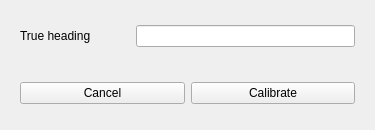
<?xml version="1.0" encoding="UTF-8"?>
<ui version="4.0">
 <class>calibrate_heading_popup</class>
 <widget class="QWidget" name="calibrate_heading_popup">
  <property name="geometry">
   <rect>
    <x>0</x>
    <y>0</y>
    <width>375</width>
    <height>130</height>
   </rect>
  </property>
  <property name="minimumSize">
   <size>
    <width>375</width>
    <height>130</height>
   </size>
  </property>
  <property name="maximumSize">
   <size>
    <width>375</width>
    <height>250</height>
   </size>
  </property>
  <property name="windowTitle">
   <string>Calibrate heading</string>
  </property>
  <layout class="QGridLayout" name="gridLayout">
   <item row="0" column="0">
    <widget class="QFrame" name="frame_2">
     <property name="frameShape">
      <enum>QFrame::NoFrame</enum>
     </property>
     <property name="frameShadow">
      <enum>QFrame::Raised</enum>
     </property>
     <layout class="QGridLayout" name="gridLayout_2">
      <item row="0" column="0">
       <widget class="QLabel" name="label">
        <property name="text">
         <string>True heading</string>
        </property>
       </widget>
      </item>
      <item row="0" column="1" colspan="2">
       <widget class="QLineEdit" name="le_angle"/>
      </item>
     </layout>
    </widget>
   </item>
   <item row="1" column="0">
    <widget class="QFrame" name="frame_3">
     <property name="frameShape">
      <enum>QFrame::NoFrame</enum>
     </property>
     <property name="frameShadow">
      <enum>QFrame::Raised</enum>
     </property>
     <layout class="QHBoxLayout" name="horizontalLayout">
      <item>
       <widget class="QPushButton" name="pb_cancel">
        <property name="text">
         <string>Cancel</string>
        </property>
       </widget>
      </item>
      <item>
       <widget class="QPushButton" name="pb_calibrate">
        <property name="text">
         <string>Calibrate</string>
        </property>
       </widget>
      </item>
     </layout>
    </widget>
   </item>
  </layout>
 </widget>
 <resources>
  <include location="../static/resource.qrc"/>
 </resources>
 <connections/>
</ui>
